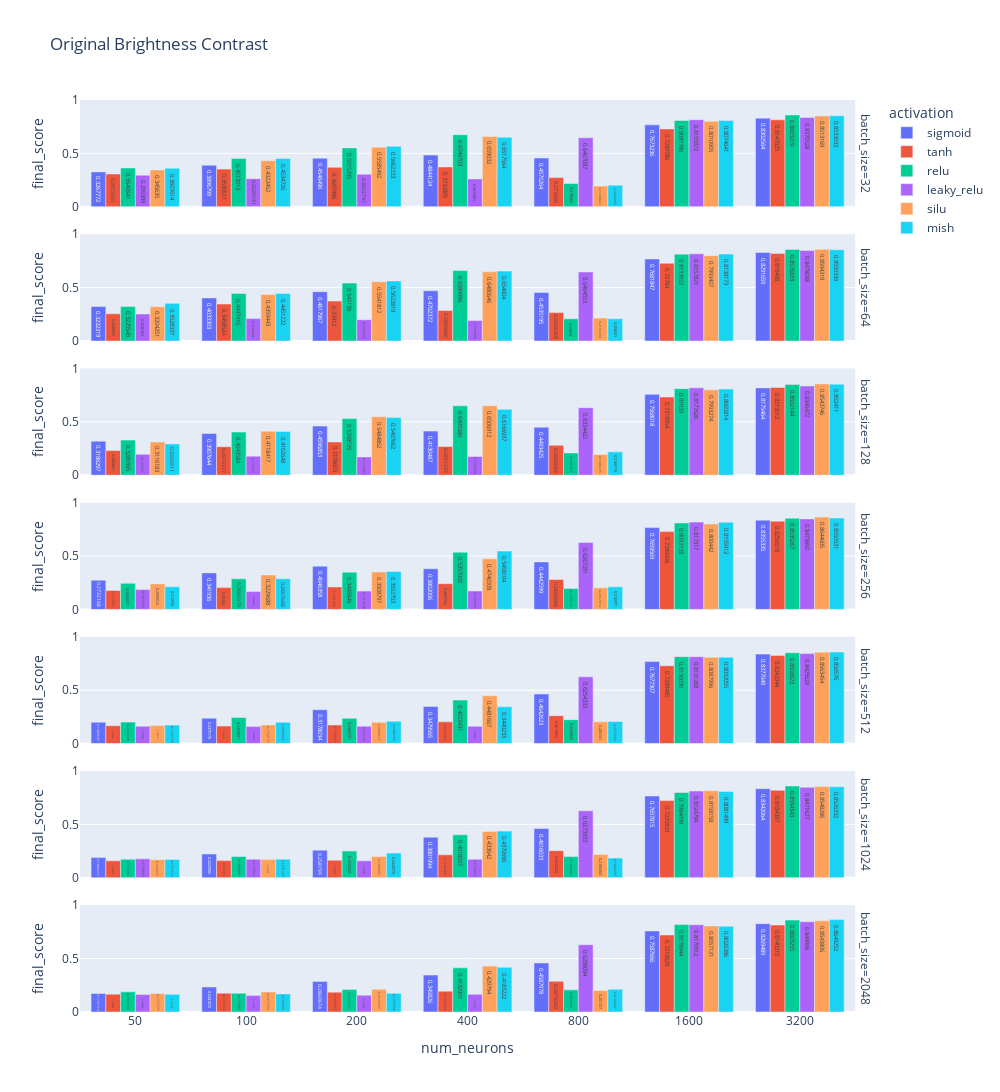

The notebook cell this image was saved under:
### Code cell
title = "Original_Brightness_Contrast"

df = dict_df.get(title)
fig = px.bar(
    df, 
    x="num_neurons", 
    y="final_score", 
    color="activation",
    facet_row="batch_size",
    barmode="group", 
    text_auto=True, 
    range_y=(0, 1),
    title=title.replace("_", " "),
    height=2000,
    width=1000,
)
fig.update_xaxes(type="category")
fig.show()

### Figure 1 — Plotly figure (JSON) as saved in the notebook; plotly's stock layout.template omitted (floating-point values rounded to 4 significant figures)
{"data": [{"alignmentgroup": "True", "hovertemplate": "activation=sigmoid<br>batch_size=32<br>num_neurons=%{x}<br>final_score=%{y}<extra></extra>", "legendgroup": "sigmoid", "marker": {"color": "#636efa", "pattern": {"shape": ""}}, "name": "sigmoid", "offsetgroup": "sigmoid", "orientation": "v", "showlegend": true, "textposition": "auto", "texttemplate": "%{y}", "type": "bar", "x": [50, 100, 200, 400, 800, 1600, 3200], "xaxis": "x7", "y": [0.3268, 0.3897, 0.4546, 0.4844, 0.457, 0.7673, 0.8303], "yaxis": "y7"}, {"alignmentgroup": "True", "hovertemplate": "activation=sigmoid<br>batch_size=64<br>num_neurons=%{x}<br>final_score=%{y}<extra></extra>", "legendgroup": "sigmoid", "marker": {"color": "#636efa", "pattern": {"shape": ""}}, "name": "sigmoid", "offsetgroup": "sigmoid", "orientation": "v", "showlegend": false, "textposition": "auto", "texttemplate": "%{y}", "type": "bar", "x": [50, 100, 200, 400, 800, 1600, 3200], "xaxis": "x6", "y": [0.3232, 0.4033, 0.4618, 0.4702, 0.4535, 0.7682, 0.8292], "yaxis": "y6"}, {"alignmentgroup": "True", "hovertemplate": "activation=sigmoid<br>batch_size=128<br>num_neurons=%{x}<br>final_score=%{y}<extra></extra>", "legendgroup": "sigmoid", "marker": {"color": "#636efa", "pattern": {"shape": ""}}, "name": "sigmoid", "offsetgroup": "sigmoid", "orientation": "v", "showlegend": false, "textposition": "auto", "texttemplate": "%{y}", "type": "bar", "x": [50, 100, 200, 400, 800, 1600, 3200], "xaxis": "x5", "y": [0.3186, 0.3908, 0.4597, 0.413, 0.4493, 0.7568, 0.8175], "yaxis": "y5"}, {"alignmentgroup": "True", "hovertemplate": "activation=sigmoid<br>batch_size=256<br>num_neurons=%{x}<br>final_score=%{y}<extra></extra>", "legendgroup": "sigmoid", "marker": {"color": "#636efa", "pattern": {"shape": ""}}, "name": "sigmoid", "offsetgroup": "sigmoid", "orientation": "v", "showlegend": false, "textposition": "auto", "texttemplate": "%{y}", "type": "bar", "x": [50, 100, 200, 400, 800, 1600, 3200], "xaxis": "x4", "y": [0.2732, 0.3419, 0.4046, 0.3802, 0.4443, 0.766, 0.8355], "yaxis": "y4"}, {"alignmentgroup": "True", "hovertemplate": "activation=sigmoid<br>batch_size=512<br>num_neurons=%{x}<br>final_score=%{y}<extra></extra>", "legendgroup": "sigmoid", "marker": {"color": "#636efa", "pattern": {"shape": ""}}, "name": "sigmoid", "offsetgroup": "sigmoid", "orientation": "v", "showlegend": false, "textposition": "auto", "texttemplate": "%{y}", "type": "bar", "x": [50, 100, 200, 400, 800, 1600, 3200], "xaxis": "x3", "y": [0.1994, 0.2379, 0.3178, 0.348, 0.4643, 0.7677, 0.8377], "yaxis": "y3"}, {"alignmentgroup": "True", "hovertemplate": "activation=sigmoid<br>batch_size=1024<br>num_neurons=%{x}<br>final_score=%{y}<extra></extra>", "legendgroup": "sigmoid", "marker": {"color": "#636efa", "pattern": {"shape": ""}}, "name": "sigmoid", "offsetgroup": "sigmoid", "orientation": "v", "showlegend": false, "textposition": "auto", "texttemplate": "%{y}", "type": "bar", "x": [50, 100, 200, 400, 800, 1600, 3200], "xaxis": "x2", "y": [0.1892, 0.2226, 0.2588, 0.3802, 0.4616, 0.7658, 0.8342], "yaxis": "y2"}, {"alignmentgroup": "True", "hovertemplate": "activation=sigmoid<br>batch_size=2048<br>num_neurons=%{x}<br>final_score=%{y}<extra></extra>", "legendgroup": "sigmoid", "marker": {"color": "#636efa", "pattern": {"shape": ""}}, "name": "sigmoid", "offsetgroup": "sigmoid", "orientation": "v", "showlegend": false, "textposition": "auto", "texttemplate": "%{y}", "type": "bar", "x": [50, 100, 200, 400, 800, 1600, 3200], "xaxis": "x", "y": [0.1737, 0.2342, 0.2861, 0.3458, 0.4588, 0.7588, 0.8269], "yaxis": "y"}, {"alignmentgroup": "True", "hovertemplate": "activation=tanh<br>batch_size=32<br>num_neurons=%{x}<br>final_score=%{y}<extra></extra>", "legendgroup": "tanh", "marker": {"color": "#EF553B", "pattern": {"shape": ""}}, "name": "tanh", "offsetgroup": "tanh", "orientation": "v", "showlegend": true, "textposition": "auto", "texttemplate": "%{y}", "type": "bar", "x": [50, 100, 200, 400, 800, 1600, 3200], "xaxis": "x7", "y": [0.3073, 0.3531, 0.3697, 0.3733, 0.2737, 0.729, 0.8147], "yaxis": "y7"}, {"alignmentgroup": "True", "hovertemplate": "activation=tanh<br>batch_size=64<br>num_neurons=%{x}<br>final_score=%{y}<extra></extra>", "legendgroup": "tanh", "marker": {"color": "#EF553B", "pattern": {"shape": ""}}, "name": "tanh", "offsetgroup": "tanh", "orientation": "v", "showlegend": false, "textposition": "auto", "texttemplate": "%{y}", "type": "bar", "x": [50, 100, 200, 400, 800, 1600, 3200], "xaxis": "x6", "y": [0.2551, 0.3459, 0.3741, 0.2866, 0.2658, 0.7278, 0.8195], "yaxis": "y6"}, {"alignmentgroup": "True", "hovertemplate": "activation=tanh<br>batch_size=128<br>num_neurons=%{x}<br>final_score=%{y}<extra></extra>", "legendgroup": "tanh", "marker": {"color": "#EF553B", "pattern": {"shape": ""}}, "name": "tanh", "offsetgroup": "tanh", "orientation": "v", "showlegend": false, "textposition": "auto", "texttemplate": "%{y}", "type": "bar", "x": [50, 100, 200, 400, 800, 1600, 3200], "xaxis": "x5", "y": [0.2309, 0.2674, 0.3109, 0.2691, 0.28, 0.732, 0.8215], "yaxis": "y5"}, {"alignmentgroup": "True", "hovertemplate": "activation=tanh<br>batch_size=256<br>num_neurons=%{x}<br>final_score=%{y}<extra></extra>", "legendgroup": "tanh", "marker": {"color": "#EF553B", "pattern": {"shape": ""}}, "name": "tanh", "offsetgroup": "tanh", "orientation": "v", "showlegend": false, "textposition": "auto", "texttemplate": "%{y}", "type": "bar", "x": [50, 100, 200, 400, 800, 1600, 3200], "xaxis": "x4", "y": [0.1774, 0.2044, 0.2105, 0.2408, 0.2805, 0.7285, 0.8257], "yaxis": "y4"}, {"alignmentgroup": "True", "hovertemplate": "activation=tanh<br>batch_size=512<br>num_neurons=%{x}<br>final_score=%{y}<extra></extra>", "legendgroup": "tanh", "marker": {"color": "#EF553B", "pattern": {"shape": ""}}, "name": "tanh", "offsetgroup": "tanh", "orientation": "v", "showlegend": false, "textposition": "auto", "texttemplate": "%{y}", "type": "bar", "x": [50, 100, 200, 400, 800, 1600, 3200], "xaxis": "x3", "y": [0.1678, 0.1642, 0.1743, 0.2041, 0.2616, 0.7289, 0.8243], "yaxis": "y3"}, {"alignmentgroup": "True", "hovertemplate": "activation=tanh<br>batch_size=1024<br>num_neurons=%{x}<br>final_score=%{y}<extra></extra>", "legendgroup": "tanh", "marker": {"color": "#EF553B", "pattern": {"shape": ""}}, "name": "tanh", "offsetgroup": "tanh", "orientation": "v", "showlegend": false, "textposition": "auto", "texttemplate": "%{y}", "type": "bar", "x": [50, 100, 200, 400, 800, 1600, 3200], "xaxis": "x2", "y": [0.1588, 0.1609, 0.1643, 0.2149, 0.2544, 0.7226, 0.8184], "yaxis": "y2"}, {"alignmentgroup": "True", "hovertemplate": "activation=tanh<br>batch_size=2048<br>num_neurons=%{x}<br>final_score=%{y}<extra></extra>", "legendgroup": "tanh", "marker": {"color": "#EF553B", "pattern": {"shape": ""}}, "name": "tanh", "offsetgroup": "tanh", "orientation": "v", "showlegend": false, "textposition": "auto", "texttemplate": "%{y}", "type": "bar", "x": [50, 100, 200, 400, 800, 1600, 3200], "xaxis": "x", "y": [0.1667, 0.1763, 0.186, 0.195, 0.2879, 0.7211, 0.814], "yaxis": "y"}, {"alignmentgroup": "True", "hovertemplate": "activation=relu<br>batch_size=32<br>num_neurons=%{x}<br>final_score=%{y}<extra></extra>", "legendgroup": "relu", "marker": {"color": "#00cc96", "pattern": {"shape": ""}}, "name": "relu", "offsetgroup": "relu", "orientation": "v", "showlegend": true, "textposition": "auto", "texttemplate": "%{y}", "type": "bar", "x": [50, 100, 200, 400, 800, 1600, 3200], "xaxis": "x7", "y": [0.3641, 0.4513, 0.5515, 0.675, 0.2186, 0.8086, 0.8603], "yaxis": "y7"}, {"alignmentgroup": "True", "hovertemplate": "activation=relu<br>batch_size=64<br>num_neurons=%{x}<br>final_score=%{y}<extra></extra>", "legendgroup": "relu", "marker": {"color": "#00cc96", "pattern": {"shape": ""}}, "name": "relu", "offsetgroup": "relu", "orientation": "v", "showlegend": false, "textposition": "auto", "texttemplate": "%{y}", "type": "bar", "x": [50, 100, 200, 400, 800, 1600, 3200], "xaxis": "x6", "y": [0.3226, 0.4447, 0.5421, 0.659, 0.2088, 0.8134, 0.8577], "yaxis": "y6"}, {"alignmentgroup": "True", "hovertemplate": "activation=relu<br>batch_size=128<br>num_neurons=%{x}<br>final_score=%{y}<extra></extra>", "legendgroup": "relu", "marker": {"color": "#00cc96", "pattern": {"shape": ""}}, "name": "relu", "offsetgroup": "relu", "orientation": "v", "showlegend": false, "textposition": "auto", "texttemplate": "%{y}", "type": "bar", "x": [50, 100, 200, 400, 800, 1600, 3200], "xaxis": "x5", "y": [0.3289, 0.4044, 0.5299, 0.6496, 0.2088, 0.8103, 0.8502], "yaxis": "y5"}, {"alignmentgroup": "True", "hovertemplate": "activation=relu<br>batch_size=256<br>num_neurons=%{x}<br>final_score=%{y}<extra></extra>", "legendgroup": "relu", "marker": {"color": "#00cc96", "pattern": {"shape": ""}}, "name": "relu", "offsetgroup": "relu", "orientation": "v", "showlegend": false, "textposition": "auto", "texttemplate": "%{y}", "type": "bar", "x": [50, 100, 200, 400, 800, 1600, 3200], "xaxis": "x4", "y": [0.2445, 0.2867, 0.3489, 0.5357, 0.1969, 0.8092, 0.8535], "yaxis": "y4"}, {"alignmentgroup": "True", "hovertemplate": "activation=relu<br>batch_size=512<br>num_neurons=%{x}<br>final_score=%{y}<extra></extra>", "legendgroup": "relu", "marker": {"color": "#00cc96", "pattern": {"shape": ""}}, "name": "relu", "offsetgroup": "relu", "orientation": "v", "showlegend": false, "textposition": "auto", "texttemplate": "%{y}", "type": "bar", "x": [50, 100, 200, 400, 800, 1600, 3200], "xaxis": "x3", "y": [0.2015, 0.2445, 0.2365, 0.4072, 0.2237, 0.8136, 0.8507], "yaxis": "y3"}, {"alignmentgroup": "True", "hovertemplate": "activation=relu<br>batch_size=1024<br>num_neurons=%{x}<br>final_score=%{y}<extra></extra>", "legendgroup": "relu", "marker": {"color": "#00cc96", "pattern": {"shape": ""}}, "name": "relu", "offsetgroup": "relu", "orientation": "v", "showlegend": false, "textposition": "auto", "texttemplate": "%{y}", "type": "bar", "x": [50, 100, 200, 400, 800, 1600, 3200], "xaxis": "x2", "y": [0.1735, 0.1994, 0.2503, 0.4019, 0.1985, 0.7985, 0.8594], "yaxis": "y2"}, {"alignmentgroup": "True", "hovertemplate": "activation=relu<br>batch_size=2048<br>num_neurons=%{x}<br>final_score=%{y}<extra></extra>", "legendgroup": "relu", "marker": {"color": "#00cc96", "pattern": {"shape": ""}}, "name": "relu", "offsetgroup": "relu", "orientation": "v", "showlegend": false, "textposition": "auto", "texttemplate": "%{y}", "type": "bar", "x": [50, 100, 200, 400, 800, 1600, 3200], "xaxis": "x", "y": [0.1888, 0.1758, 0.2116, 0.4133, 0.2076, 0.818, 0.8603], "yaxis": "y"}, {"alignmentgroup": "True", "hovertemplate": "activation=leaky_relu<br>batch_size=32<br>num_neurons=%{x}<br>final_score=%{y}<extra></extra>", "legendgroup": "leaky_relu", "marker": {"color": "#ab63fa", "pattern": {"shape": ""}}, "name": "leaky_relu", "offsetgroup": "leaky_relu", "orientation": "v", "showlegend": true, "textposition": "auto", "texttemplate": "%{y}", "type": "bar", "x": [50, 100, 200, 400, 800, 1600, 3200], "xaxis": "x7", "y": [0.2954, 0.264, 0.3053, 0.2613, 0.6467, 0.8156, 0.8371], "yaxis": "y7"}, {"alignmentgroup": "True", "hovertemplate": "activation=leaky_relu<br>batch_size=64<br>num_neurons=%{x}<br>final_score=%{y}<extra></extra>", "legendgroup": "leaky_relu", "marker": {"color": "#ab63fa", "pattern": {"shape": ""}}, "name": "leaky_relu", "offsetgroup": "leaky_relu", "orientation": "v", "showlegend": false, "textposition": "auto", "texttemplate": "%{y}", "type": "bar", "x": [50, 100, 200, 400, 800, 1600, 3200], "xaxis": "x6", "y": [0.2526, 0.2101, 0.1995, 0.1919, 0.6465, 0.8158, 0.8478], "yaxis": "y6"}, {"alignmentgroup": "True", "hovertemplate": "activation=leaky_relu<br>batch_size=128<br>num_neurons=%{x}<br>final_score=%{y}<extra></extra>", "legendgroup": "leaky_relu", "marker": {"color": "#ab63fa", "pattern": {"shape": ""}}, "name": "leaky_relu", "offsetgroup": "leaky_relu", "orientation": "v", "showlegend": false, "textposition": "auto", "texttemplate": "%{y}", "type": "bar", "x": [50, 100, 200, 400, 800, 1600, 3200], "xaxis": "x5", "y": [0.1954, 0.1785, 0.1713, 0.1757, 0.6324, 0.8178, 0.8346], "yaxis": "y5"}, {"alignmentgroup": "True", "hovertemplate": "activation=leaky_relu<br>batch_size=256<br>num_neurons=%{x}<br>final_score=%{y}<extra></extra>", "legendgroup": "leaky_relu", "marker": {"color": "#ab63fa", "pattern": {"shape": ""}}, "name": "leaky_relu", "offsetgroup": "leaky_relu", "orientation": "v", "showlegend": false, "textposition": "auto", "texttemplate": "%{y}", "type": "bar", "x": [50, 100, 200, 400, 800, 1600, 3200], "xaxis": "x4", "y": [0.1855, 0.1667, 0.1715, 0.1726, 0.6267, 0.8173, 0.8474], "yaxis": "y4"}, {"alignmentgroup": "True", "hovertemplate": "activation=leaky_relu<br>batch_size=512<br>num_neurons=%{x}<br>final_score=%{y}<extra></extra>", "legendgroup": "leaky_relu", "marker": {"color": "#ab63fa", "pattern": {"shape": ""}}, "name": "leaky_relu", "offsetgroup": "leaky_relu", "orientation": "v", "showlegend": false, "textposition": "auto", "texttemplate": "%{y}", "type": "bar", "x": [50, 100, 200, 400, 800, 1600, 3200], "xaxis": "x3", "y": [0.1629, 0.1592, 0.1632, 0.1623, 0.6254, 0.8131, 0.8426], "yaxis": "y3"}, {"alignmentgroup": "True", "hovertemplate": "activation=leaky_relu<br>batch_size=1024<br>num_neurons=%{x}<br>final_score=%{y}<extra></extra>", "legendgroup": "leaky_relu", "marker": {"color": "#ab63fa", "pattern": {"shape": ""}}, "name": "leaky_relu", "offsetgroup": "leaky_relu", "orientation": "v", "showlegend": false, "textposition": "auto", "texttemplate": "%{y}", "type": "bar", "x": [50, 100, 200, 400, 800, 1600, 3200], "xaxis": "x2", "y": [0.1779, 0.1733, 0.159, 0.1732, 0.6274, 0.8125, 0.8472], "yaxis": "y2"}, {"alignmentgroup": "True", "hovertemplate": "activation=leaky_relu<br>batch_size=2048<br>num_neurons=%{x}<br>final_score=%{y}<extra></extra>", "legendgroup": "leaky_relu", "marker": {"color": "#ab63fa", "pattern": {"shape": ""}}, "name": "leaky_relu", "offsetgroup": "leaky_relu", "orientation": "v", "showlegend": false, "textposition": "auto", "texttemplate": "%{y}", "type": "bar", "x": [50, 100, 200, 400, 800, 1600, 3200], "xaxis": "x", "y": [0.1645, 0.1535, 0.1577, 0.1651, 0.6298, 0.8171, 0.8449], "yaxis": "y"}, {"alignmentgroup": "True", "hovertemplate": "activation=silu<br>batch_size=32<br>num_neurons=%{x}<br>final_score=%{y}<extra></extra>", "legendgroup": "silu", "marker": {"color": "#FFA15A", "pattern": {"shape": ""}}, "name": "silu", "offsetgroup": "silu", "orientation": "v", "showlegend": true, "textposition": "auto", "texttemplate": "%{y}", "type": "bar", "x": [50, 100, 200, 400, 800, 1600, 3200], "xaxis": "x7", "y": [0.3456, 0.4322, 0.5585, 0.659, 0.1941, 0.8011, 0.8513], "yaxis": "y7"}, {"alignmentgroup": "True", "hovertemplate": "activation=silu<br>batch_size=64<br>num_neurons=%{x}<br>final_score=%{y}<extra></extra>", "legendgroup": "silu", "marker": {"color": "#FFA15A", "pattern": {"shape": ""}}, "name": "silu", "offsetgroup": "silu", "orientation": "v", "showlegend": false, "textposition": "auto", "texttemplate": "%{y}", "type": "bar", "x": [50, 100, 200, 400, 800, 1600, 3200], "xaxis": "x6", "y": [0.3204, 0.4359, 0.5542, 0.6481, 0.2153, 0.7993, 0.8594], "yaxis": "y6"}, {"alignmentgroup": "True", "hovertemplate": "activation=silu<br>batch_size=128<br>num_neurons=%{x}<br>final_score=%{y}<extra></extra>", "legendgroup": "silu", "marker": {"color": "#FFA15A", "pattern": {"shape": ""}}, "name": "silu", "offsetgroup": "silu", "orientation": "v", "showlegend": false, "textposition": "auto", "texttemplate": "%{y}", "type": "bar", "x": [50, 100, 200, 400, 800, 1600, 3200], "xaxis": "x5", "y": [0.3116, 0.4118, 0.5485, 0.6507, 0.1945, 0.7993, 0.8544], "yaxis": "y5"}, {"alignmentgroup": "True", "hovertemplate": "activation=silu<br>batch_size=256<br>num_neurons=%{x}<br>final_score=%{y}<extra></extra>", "legendgroup": "silu", "marker": {"color": "#FFA15A", "pattern": {"shape": ""}}, "name": "silu", "offsetgroup": "silu", "orientation": "v", "showlegend": false, "textposition": "auto", "texttemplate": "%{y}", "type": "bar", "x": [50, 100, 200, 400, 800, 1600, 3200], "xaxis": "x4", "y": [0.2391, 0.323, 0.3509, 0.4747, 0.2017, 0.8004, 0.8645], "yaxis": "y4"}, {"alignmentgroup": "True", "hovertemplate": "activation=silu<br>batch_size=512<br>num_neurons=%{x}<br>final_score=%{y}<extra></extra>", "legendgroup": "silu", "marker": {"color": "#FFA15A", "pattern": {"shape": ""}}, "name": "silu", "offsetgroup": "silu", "orientation": "v", "showlegend": false, "textposition": "auto", "texttemplate": "%{y}", "type": "bar", "x": [50, 100, 200, 400, 800, 1600, 3200], "xaxis": "x3", "y": [0.1693, 0.1752, 0.2009, 0.4482, 0.2041, 0.8088, 0.8563], "yaxis": "y3"}, {"alignmentgroup": "True", "hovertemplate": "activation=silu<br>batch_size=1024<br>num_neurons=%{x}<br>final_score=%{y}<extra></extra>", "legendgroup": "silu", "marker": {"color": "#FFA15A", "pattern": {"shape": ""}}, "name": "silu", "offsetgroup": "silu", "orientation": "v", "showlegend": false, "textposition": "auto", "texttemplate": "%{y}", "type": "bar", "x": [50, 100, 200, 400, 800, 1600, 3200], "xaxis": "x2", "y": [0.1695, 0.1711, 0.1989, 0.4336, 0.2184, 0.8158, 0.8548], "yaxis": "y2"}, {"alignmentgroup": "True", "hovertemplate": "activation=silu<br>batch_size=2048<br>num_neurons=%{x}<br>final_score=%{y}<extra></extra>", "legendgroup": "silu", "marker": {"color": "#FFA15A", "pattern": {"shape": ""}}, "name": "silu", "offsetgroup": "silu", "orientation": "v", "showlegend": false, "textposition": "auto", "texttemplate": "%{y}", "type": "bar", "x": [50, 100, 200, 400, 800, 1600, 3200], "xaxis": "x", "y": [0.1728, 0.1877, 0.2127, 0.4298, 0.2017, 0.8057, 0.8544], "yaxis": "y"}, {"alignmentgroup": "True", "hovertemplate": "activation=mish<br>batch_size=32<br>num_neurons=%{x}<br>final_score=%{y}<extra></extra>", "legendgroup": "mish", "marker": {"color": "#19d3f3", "pattern": {"shape": ""}}, "name": "mish", "offsetgroup": "mish", "orientation": "v", "showlegend": true, "textposition": "auto", "texttemplate": "%{y}", "type": "bar", "x": [50, 100, 200, 400, 800, 1600, 3200], "xaxis": "x7", "y": [0.3608, 0.4535, 0.5662, 0.6518, 0.202, 0.8075, 0.8533], "yaxis": "y7"}, {"alignmentgroup": "True", "hovertemplate": "activation=mish<br>batch_size=64<br>num_neurons=%{x}<br>final_score=%{y}<extra></extra>", "legendgroup": "mish", "marker": {"color": "#19d3f3", "pattern": {"shape": ""}}, "name": "mish", "offsetgroup": "mish", "orientation": "v", "showlegend": false, "textposition": "auto", "texttemplate": "%{y}", "type": "bar", "x": [50, 100, 200, 400, 800, 1600, 3200], "xaxis": "x6", "y": [0.3528, 0.4451, 0.5623, 0.6546, 0.2081, 0.8138, 0.855], "yaxis": "y6"}, {"alignmentgroup": "True", "hovertemplate": "activation=mish<br>batch_size=128<br>num_neurons=%{x}<br>final_score=%{y}<extra></extra>", "legendgroup": "mish", "marker": {"color": "#19d3f3", "pattern": {"shape": ""}}, "name": "mish", "offsetgroup": "mish", "orientation": "v", "showlegend": false, "textposition": "auto", "texttemplate": "%{y}", "type": "bar", "x": [50, 100, 200, 400, 800, 1600, 3200], "xaxis": "x5", "y": [0.2926, 0.4103, 0.5408, 0.6167, 0.2189, 0.8066, 0.8524], "yaxis": "y5"}, {"alignmentgroup": "True", "hovertemplate": "activation=mish<br>batch_size=256<br>num_neurons=%{x}<br>final_score=%{y}<extra></extra>", "legendgroup": "mish", "marker": {"color": "#19d3f3", "pattern": {"shape": ""}}, "name": "mish", "offsetgroup": "mish", "orientation": "v", "showlegend": false, "textposition": "auto", "texttemplate": "%{y}", "type": "bar", "x": [50, 100, 200, 400, 800, 1600, 3200], "xaxis": "x4", "y": [0.2129, 0.2868, 0.3553, 0.5458, 0.211, 0.8156, 0.8551], "yaxis": "y4"}, {"alignmentgroup": "True", "hovertemplate": "activation=mish<br>batch_size=512<br>num_neurons=%{x}<br>final_score=%{y}<extra></extra>", "legendgroup": "mish", "marker": {"color": "#19d3f3", "pattern": {"shape": ""}}, "name": "mish", "offsetgroup": "mish", "orientation": "v", "showlegend": false, "textposition": "auto", "texttemplate": "%{y}", "type": "bar", "x": [50, 100, 200, 400, 800, 1600, 3200], "xaxis": "x3", "y": [0.1733, 0.2004, 0.2086, 0.344, 0.2073, 0.8092, 0.8566], "yaxis": "y3"}, {"alignmentgroup": "True", "hovertemplate": "activation=mish<br>batch_size=1024<br>num_neurons=%{x}<br>final_score=%{y}<extra></extra>", "legendgroup": "mish", "marker": {"color": "#19d3f3", "pattern": {"shape": ""}}, "name": "mish", "offsetgroup": "mish", "orientation": "v", "showlegend": false, "textposition": "auto", "texttemplate": "%{y}", "type": "bar", "x": [50, 100, 200, 400, 800, 1600, 3200], "xaxis": "x2", "y": [0.1722, 0.1741, 0.2321, 0.4371, 0.1844, 0.8081, 0.8526], "yaxis": "y2"}, {"alignmentgroup": "True", "hovertemplate": "activation=mish<br>batch_size=2048<br>num_neurons=%{x}<br>final_score=%{y}<extra></extra>", "legendgroup": "mish", "marker": {"color": "#19d3f3", "pattern": {"shape": ""}}, "name": "mish", "offsetgroup": "mish", "orientation": "v", "showlegend": false, "textposition": "auto", "texttemplate": "%{y}", "type": "bar", "x": [50, 100, 200, 400, 800, 1600, 3200], "xaxis": "x", "y": [0.1652, 0.1695, 0.1759, 0.4183, 0.2121, 0.8026, 0.8649], "yaxis": "y"}], "layout": {"annotations": [{"font": {}, "showarrow": false, "text": "batch_size=2048", "textangle": 90, "x": 0.98, "xanchor": "left", "xref": "paper", "y": 0.05857, "yanchor": "middle", "yref": "paper"}, {"font": {}, "showarrow": false, "text": "batch_size=1024", "textangle": 90, "x": 0.98, "xanchor": "left", "xref": "paper", "y": 0.2057, "yanchor": "middle", "yref": "paper"}, {"font": {}, "showarrow": false, "text": "batch_size=512", "textangle": 90, "x": 0.98, "xanchor": "left", "xref": "paper", "y": 0.3529, "yanchor": "middle", "yref": "paper"}, {"font": {}, "showarrow": false, "text": "batch_size=256", "textangle": 90, "x": 0.98, "xanchor": "left", "xref": "paper", "y": 0.5, "yanchor": "middle", "yref": "paper"}, {"font": {}, "showarrow": false, "text": "batch_size=128", "textangle": 90, "x": 0.98, "xanchor": "left", "xref": "paper", "y": 0.6471, "yanchor": "middle", "yref": "paper"}, {"font": {}, "showarrow": false, "text": "batch_size=64", "textangle": 90, "x": 0.98, "xanchor": "left", "xref": "paper", "y": 0.7943, "yanchor": "middle", "yref": "paper"}, {"font": {}, "showarrow": false, "text": "batch_size=32", "textangle": 90, "x": 0.98, "xanchor": "left", "xref": "paper", "y": 0.9414, "yanchor": "middle", "yref": "paper"}], "barmode": "group", "height": 2000, "legend": {"title": {"text": "activation"}, "tracegroupgap": 0}, "title": {"text": "Original Brightness Contrast"}, "width": 1000, "xaxis": {"anchor": "y", "domain": [0, 0.98], "title": {"text": "num_neurons"}, "type": "category"}, "xaxis2": {"anchor": "y2", "domain": [0, 0.98], "matches": "x", "showticklabels": false, "type": "category"}, "xaxis3": {"anchor": "y3", "domain": [0, 0.98], "matches": "x", "showticklabels": false, "type": "category"}, "xaxis4": {"anchor": "y4", "domain": [0, 0.98], "matches": "x", "showticklabels": false, "type": "category"}, "xaxis5": {"anchor": "y5", "domain": [0, 0.98], "matches": "x", "showticklabels": false, "type": "category"}, "xaxis6": {"anchor": "y6", "domain": [0, 0.98], "matches": "x", "showticklabels": false, "type": "category"}, "xaxis7": {"anchor": "y7", "domain": [0, 0.98], "matches": "x", "showticklabels": false, "type": "category"}, "yaxis": {"anchor": "x", "domain": [0, 0.1171], "range": [0, 1], "title": {"text": "final_score"}}, "yaxis2": {"anchor": "x2", "domain": [0.1471, 0.2643], "matches": "y", "range": [0, 1], "title": {"text": "final_score"}}, "yaxis3": {"anchor": "x3", "domain": [0.2943, 0.4114], "matches": "y", "range": [0, 1], "title": {"text": "final_score"}}, "yaxis4": {"anchor": "x4", "domain": [0.4414, 0.5586], "matches": "y", "range": [0, 1], "title": {"text": "final_score"}}, "yaxis5": {"anchor": "x5", "domain": [0.5886, 0.7057], "matches": "y", "range": [0, 1], "title": {"text": "final_score"}}, "yaxis6": {"anchor": "x6", "domain": [0.7357, 0.8529], "matches": "y", "range": [0, 1], "title": {"text": "final_score"}}, "yaxis7": {"anchor": "x7", "domain": [0.8829, 1.0], "matches": "y", "range": [0, 1], "title": {"text": "final_score"}}}}
